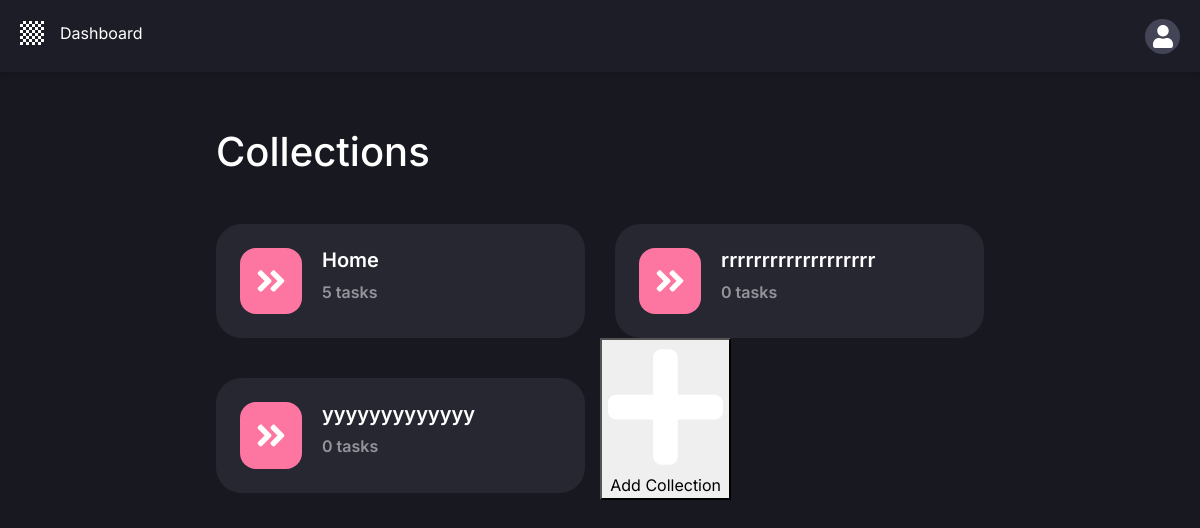
Page /dashboard/ (signed in) on the earlier database version.
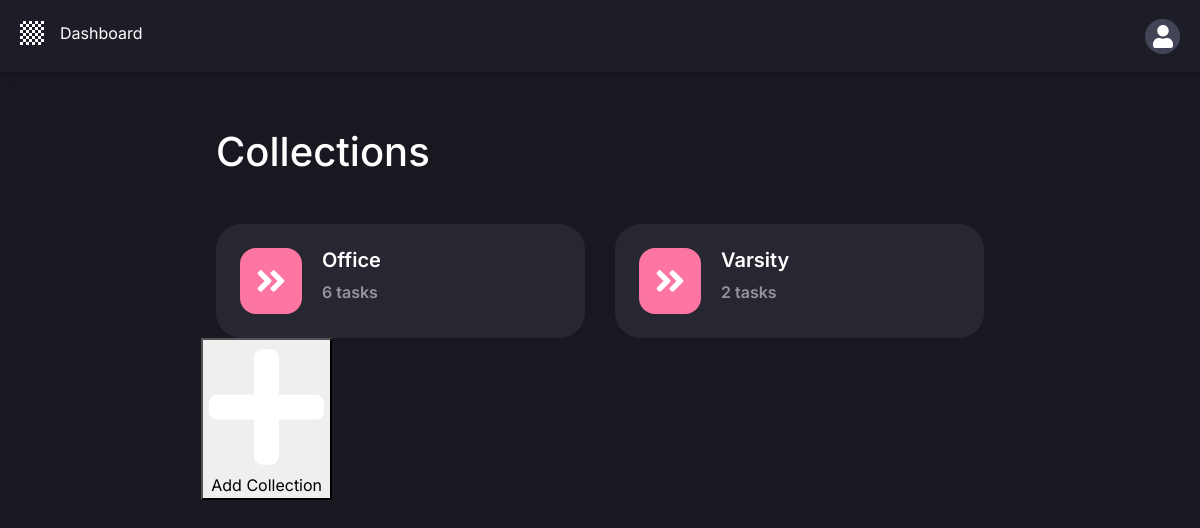
Same page on the later database version.
### todolist/models.py (models this page shows, shortened)
class Collection(models.Model):
    user = models.ForeignKey(User, on_delete=models.CASCADE, null=True, blank=True)
    collection_name = models.CharField(null=True, max_length=500)

### todolist/views.py (the view)
# urls.py: path('dashboard/', views.dashboard, name='dashboard'),
def dashboard(request, *args, **kwargs):
    newcollection = CollectionCreationForm()
    if request.method == 'POST':
        newcollection = CollectionCreationForm(request.POST)
        if newcollection.is_valid():
            newcollection.instance.user = request.user
            newcollection.save()
    collections = Collection.objects.filter(user=request.user).all()  # show data only login users
    context = {'collections': collections, 'newcollection': newcollection}
    return render(request, 'dashboard.html', context)

### Templates/dashboard.html (shortened to what this page needs)
{% extends 'dashboard_base.html' %}
{% load static %}
{% block content %}
    <section class="collection">
        <h1>Collections</h1>
        <div class="row">
            {% for collection in collections %}
                <div class="col-6">
                    <div class="collection-item-wrapper">
                        <a href="{% url 'single_collection' collection.id %}" class="collection-item">
                            <div class="collection-item-icon">
                                <img src="{% static 'images/right-arrow.svg' %}"
                                     class="d-inline-block align-top" alt="">
                            </div>
                            <div class="collection-item-content">
                                <h2>{{ collection.collection_name }}</h2>
                                <p>{{ collection.task_set.all.count }} tasks</p>
                            </div>
                        </a>
                    </div>
                </div>
            {% endfor %}
            <button class="add-collection" data-toggle="modal" data-target="#collectionCreateModal">
                <img src="{% static 'images/plus.svg' %}"
                     class="d-inline-block align-top" alt="">
                <span>Add Collection</span>
            </button>
        </div>
    </section>
{% endblock %}

### Templates/dashboard_base.html (shortened to what this page needs)
<!doctype html>
<html lang="en">
{% load static %}
<head>
    <link rel="stylesheet" href="https://maxcdn.bootstrapcdn.com/bootstrap/4.0.0/css/bootstrap.min.css"
>
    <link rel="stylesheet" href="{% static '/css/main.css' %}">
</head>
<body>
<header>
    <nav class="navbar dsshboard_nav">
        <div class="nav-left-menu">
            <a class="navbar-brand" href="{% url 'home' %}">
                <img src="{% static 'images/dashboard_logo.svg' %}"
                     class="d-inline-block align-top" alt="">
            </a>
            <a href="#" class="features">Dashboard</a>
        </div>
        <div class="nav-right-menu" onclick="infoFunction()">
            <a href="#" class="nav-right-icon-wrapper">
                <img src="{% static 'images/user.svg' %}"
                     class="d-inline-block align-top" alt="">
            </a>
        </div>
    </nav>
</header>
{% block content %}
{% endblock %}
</body>
</html>

### static/css/main.css (style rules this page uses)
body { background: #181820; font-family: 'Inter', sans-serif; line-height: 1.5; width: 100%; overflow-x: hidden; color: white; }
.navbar { padding: 40px 0px; align-items: center !important; }
.navbar a { text-decoration: none; color: white; }
.navbar .nav-left-menu { display: flex; }
.navbar .nav-left-menu .features { margin-left: 40px; padding: 16px; font-size: 16px; border-bottom: 2px solid #181820; }
header { position: relative; }
.dsshboard_nav { background: #1D1D27; padding: 0 20px; box-shadow: 0 4px 6px -1px rgba(0, 0, 0, 0.1), 0 2px 4px -1px rgba(0, 0, 0, 0.06); margin-bottom: 56px; }
.dsshboard_nav .nav-left-menu { align-items: center; padding: 16px 0; }
.dsshboard_nav .nav-left-menu .navbar-brand img { width: 24px; height: 24px; }
.dsshboard_nav .nav-left-menu .features { margin-left: 0; padding: 0; padding-bottom: 6px; border-bottom: 0; }
.dsshboard_nav .nav-right-menu .nav-right-icon-wrapper { width: 35px; height: 35px; border-radius: 50%; background: #444457; display: flex; align-items: inherit; justify-content: center; }
.dsshboard_nav .nav-right-menu .nav-right-icon-wrapper img { width: 20px; }
.collection { margin: auto; max-width: 768px; }
.collection .collection-item-wrapper { margin-top: 40px; }
.collection .collection-item-wrapper .collection-item { background: #272732; display: flex; align-items: flex-start; border-radius: 25.5px; padding: 24px; text-decoration: none; }
.collection .collection-item-wrapper .collection-item .collection-item-icon { padding: 16px; border-radius: 16px; background: #FC76A1; display: flex; margin-right: 20px; }
.collection .collection-item-wrapper .collection-item .collection-item-icon img { width: 30px; }
.collection .collection-item-wrapper .collection-item .collection-item-content h2 { font-size: 20px; font-weight: 600; color: white; }
.collection .collection-item-wrapper .collection-item .collection-item-content p { font-size: 16px; color: #94949A; font-weight: 600; margin-bottom: 0; }

Differences in the rows shown:
removed Collection: collection_name "Home", task_set.all.count "5"
removed Collection: collection_name "rrrrrrrrrrrrrrrrrrr", task_set.all.count "0"
removed Collection: collection_name "yyyyyyyyyyyyy", task_set.all.count "0"
added Collection: collection_name "Office", task_set.all.count "6"
added Collection: collection_name "Varsity", task_set.all.count "2"
